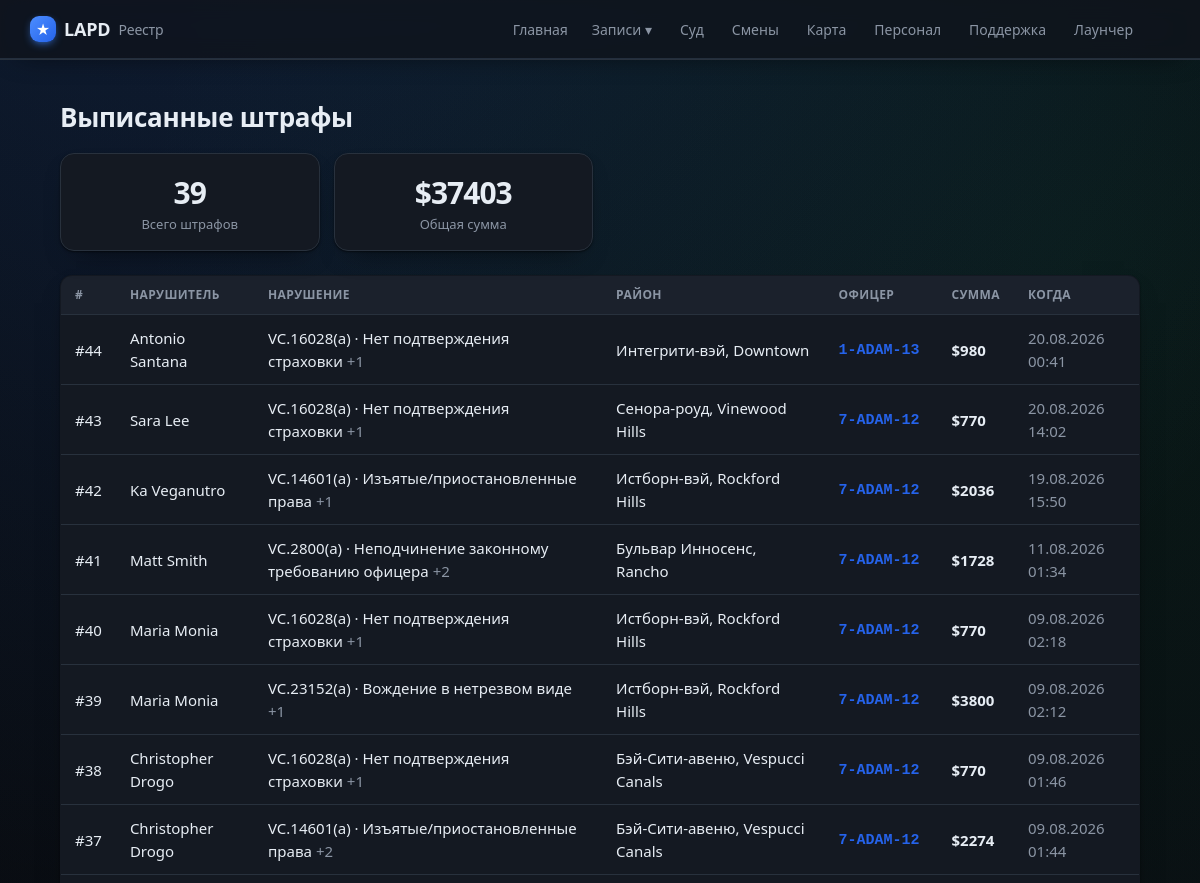
Before: /citations (upper part) with the older database file.
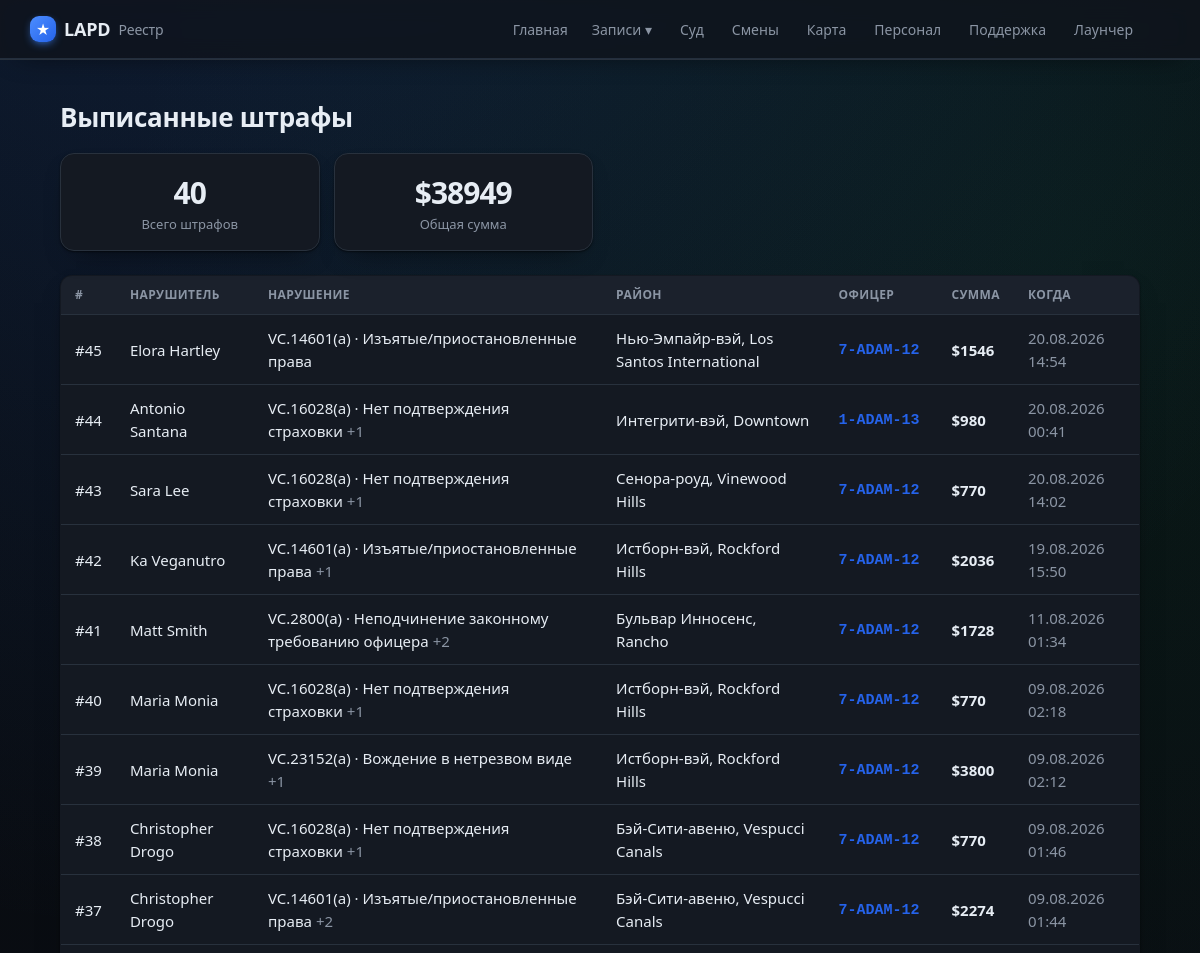
After: the same page with the newer database file.
### tables this page shows
CREATE TABLE citations (
                id INTEGER PRIMARY KEY AUTOINCREMENT,
                external_id TEXT UNIQUE,
                officer_id INTEGER,
                subject_name TEXT,
                issued_at TEXT,
                location TEXT,
                charges TEXT,
                fine INTEGER DEFAULT 0,
                notes TEXT
            );

CREATE TABLE officers (
                id INTEGER PRIMARY KEY AUTOINCREMENT,
                callsign TEXT UNIQUE NOT NULL,
                name TEXT
            , current_status TEXT, status_since TEXT, rank TEXT, department TEXT, discord TEXT, is_admin INTEGER);

### app/main.py (the view)
@app.route("/citations")
def citations():
    return render_template("citations.html", citations=db.list_citations(300),
                           summary=db.citations_summary())

### app/db.py (called while the page is built)
def fmt_dt(iso):
    try:
        dt = datetime.datetime.fromisoformat(iso)
        return dt.strftime("%d.%m.%Y %H:%M")
    except Exception:
        return iso or "—"

@contextmanager
def get_conn():
    conn = sqlite3.connect(config.DB_PATH)
    conn.row_factory = sqlite3.Row
    try:
        yield conn
        conn.commit()
    finally:
        conn.close()

def _jsonlist(val):
    if not val:
        return []
    try:
        return json.loads(val)
    except Exception:
        return [x.strip() for x in str(val).split(",") if x.strip()]

def _replace_mojibake_pairs(s):
    for bad, good in sorted(_MOJI_TO_CYR.items(), key=lambda x: len(x[0]), reverse=True):
        s = s.replace(bad, good)
    return s

def _fix_rooms(s):
    return re.sub(r"(\d)([А-Я])", lambda m: m.group(1) + _CYR2LAT.get(m.group(2), m.group(2)), s)

def _cp1251_bytes(s):
    out = bytearray()
    for ch in s:
        try:
            out += ch.encode("cp1251")
        except UnicodeEncodeError:
            code = ord(ch)
            if code < 256:
                out.append(code)
            else:
                raise
    return bytes(out)

### app/templates/citations.html (shortened to what this page needs)
{% extends "base.html" %}
{% block content %}
<h1>Выписанные штрафы</h1>
<section class="stats">
  <div class="stat"><div class="num">{{ summary.count }}</div><div class="lbl">Всего штрафов</div></div>
  <div class="stat"><div class="num">${{ summary.total_fine }}</div><div class="lbl">Общая сумма</div></div>
</section>
{% if citations %}
<table class="tbl">
  <thead><tr><th>#</th><th>Нарушитель</th><th>Нарушение</th><th>Район</th><th>Офицер</th><th>Сумма</th><th>Когда</th></tr></thead>
  <tbody>
  {% for c in citations %}
    <tr onclick="location='{{ url_for('citation_view', cid=c.id) }}'">
      <td><a class="row-link" href="{{ url_for('citation_view', cid=c.id) }}" onclick="event.stopPropagation()">#{{ c.id }}</a></td>
      <td><a class="row-link" href="{{ url_for('file_view', name=c.subject_name) }}" onclick="event.stopPropagation()">{{ c.subject_name }}</a></td>
      <td>{% if c.charges %}{{ c.charges[0] }}{% if c.charges|length > 1 %}
            <span class="muted">+{{ c.charges|length - 1 }}</span>{% endif %}{% else %}—{% endif %}</td>
      <td>{{ c.location or '—' }}</td>
      <td>{% if c.callsign %}<a class="cs" href="{{ url_for('officer_view', callsign=c.callsign) }}" onclick="event.stopPropagation()">{{ c.callsign }}</a>{% else %}—{% endif %}</td>
      <td><b>${{ c.fine }}</b></td>
      <td class="muted">{{ c.issued_fmt }}</td>
    </tr>
  {% endfor %}
  </tbody>
</table>
{% else %}
  <p class="empty">Штрафов пока нет<span class="empty-sub">Появятся после игры.</span></p>
{% endif %}
{% endblock %}

Changed rows visible on the page:
added citations: id "45", subject_name "Elora Hartley", charges "VC.14601(a) · Изъятые/приостановленные права", location "Нью-Эмпайр-вэй, Los Santos International", callsign "7-ADAM-12", fine "1546", issued_fmt "20.08.2026 14:54"
Other visible differences:
{{ summary.count }}: "39" → "40"
{{ summary.total_fine }}: "37403" → "38949"
